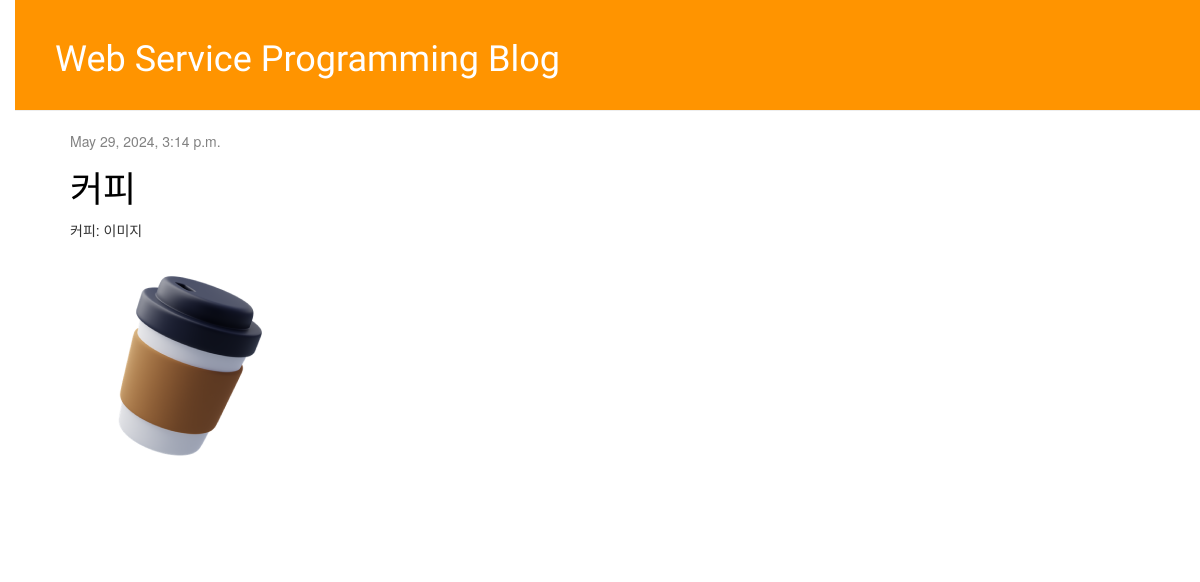
Before: / with the older database file.
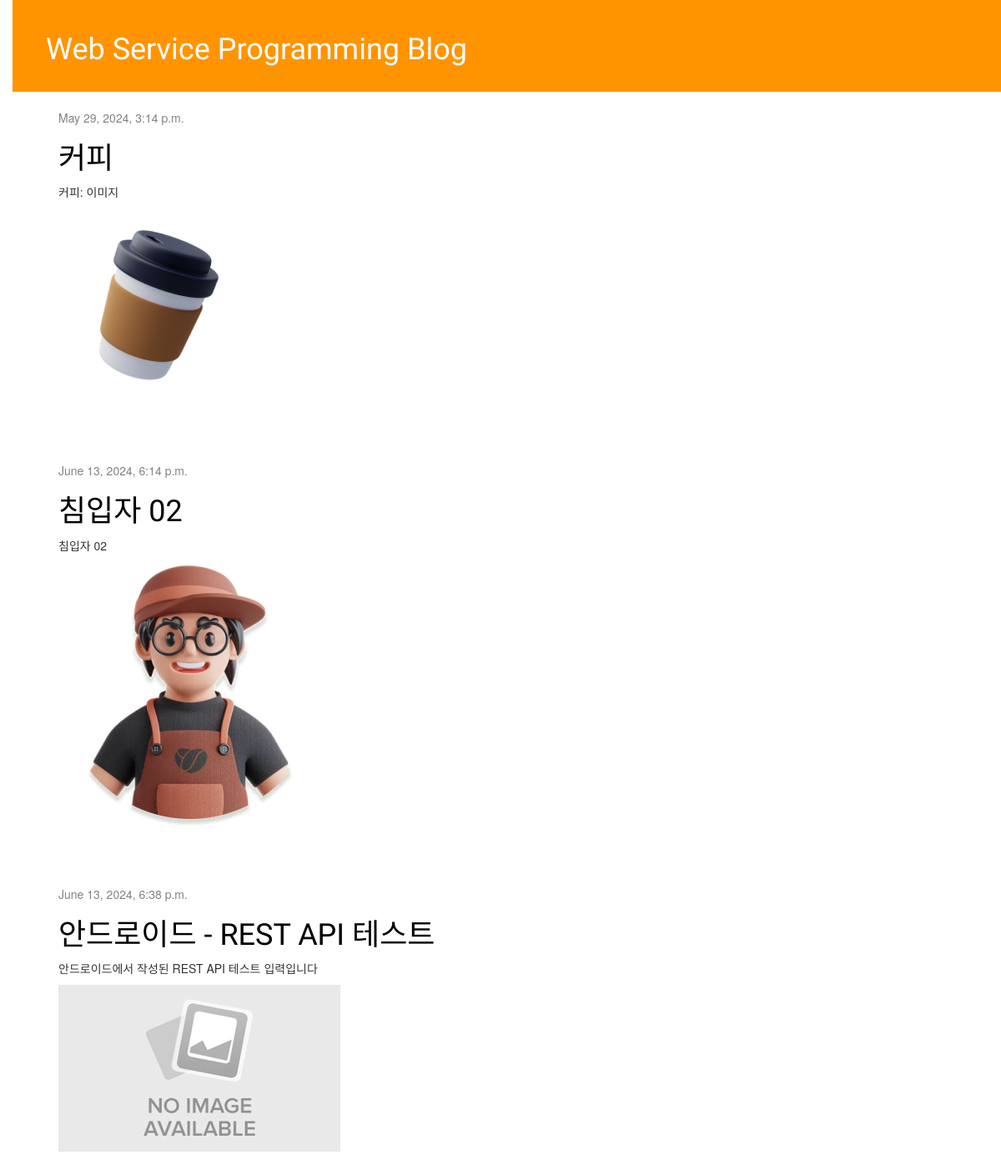
After: the same page with the newer database file.
### blog/models.py (models this page shows, shortened)
class Post(models.Model):
    author = models.ForeignKey('auth.User', on_delete=models.CASCADE)
    title = models.CharField(max_length=200)
    text = models.TextField()
    created_date = models.DateTimeField(
            default=timezone.now)
    published_date = models.DateTimeField(
            blank=True, null=True)
    image = models.ImageField(upload_to='intruder_images/%Y/%m/%d', blank=True, null=True)

### blog/views.py (the view)
# urls.py: re_path(r'^$', views.post_list, name='post_list'),
def post_list(request):
    posts = Post.objects.filter(published_date__lte=timezone.now()).order_by('published_date')
    return render(request, 'blog/post_list.html', {'posts': posts})

### blog/templates/blog/post_list.html
{% extends 'blog/base.html' %}
{% block content %}
  {% for post in posts %}
    <div class="post">
      <div class="date">
        {{ post.published_date }}
      </div>
      <h1><a href="{% url 'post_detail' pk=post.pk %}">{{ post.title }}</a></h1>
      <p>{{ post.text|linebreaksbr }}</p>
      <img src="{{ post.image.url }}" class="rounded intruder-image-list" alt="{{post.title}}">
    </div>
  {% endfor %}
{% endblock %}

### blog/templates/blog/base.html (shortened to what this page needs)
{%load static%}
<!DOCTYPE html>
<html>
  <head>
    <link rel="stylesheet" href="https://stackpath.bootstrapcdn.com/bootstrap/3.2.0/css/bootstrap.min.css" />
    <link rel="stylesheet" href="https://stackpath.bootstrapcdn.com/bootstrap/3.2.0/css/bootstrap-theme.min.css" />
    <link rel="stylesheet" href="{% static 'css/blog.css' %}" />
  </head>
  <body>
    <div class="page-header">
      <h1><a href="">Web Service Programming Blog</a></h1>
    </div>
    <div class="content container">
      <div class="row">
        <div class="col-md-8">{% block content %} {% endblock %}</div>
      </div>
    </div>
  </body>
</html>

### blog/static/css/blog.css (style rules this page uses)
h1 a { color: #FCA205; font-family: 'Lobster'; }
body { padding-left: 15px; }
.page-header { background-color: #FF9400; margin-top: 0; padding: 20px 20px 20px 40px; }
.page-header h1, .page-header h1 a, .page-header h1 a:visited, .page-header h1 a:active { color: #FFFFFF; font-size: 36px; text-decoration: none; }
.content { margin-left: 40px; }
h1, h2, h3, h4 { font-family: 'Lobster', cursive; }
.date { color: #828282; }
.post { margin-bottom: 70px; }
.post h1 a, .post h1 a:visited { color: #000000; }
.intruder-image-list { object-fit: cover; }

Changed rows visible on the page:
added Post: published_date "June 13, 2024, 6:14 p.m.", title "침입자 02", text "침입자 02", image (placeholder picture)
added Post: published_date "June 13, 2024, 6:38 p.m.", title "안드로이드 - REST API 테스트", text "안드로이드에서 작성된 REST API 테스트 입력입니다", image (placeholder picture)
